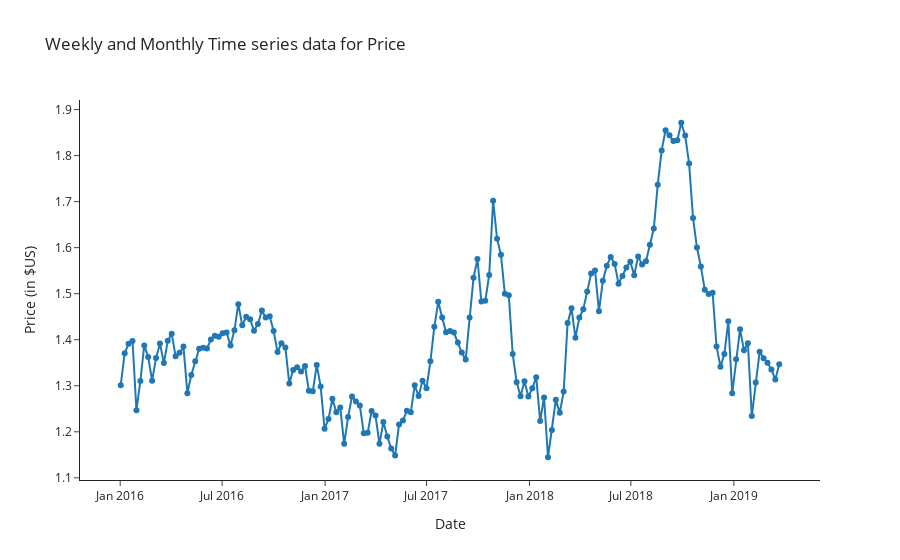

Notebook cell for this chart:
### Markdown cell above
#### Weekly and Monthly time series data for Price Variable

### Code cell
# Create a trace for Price
trace1 = traces(x=df_month.Date, y=df_month.Price,
                mode="lines+markers", name="Price")
# add trace to data
data = [trace1]
# Customize the layout
layout = layouts(title1="Weekly and Monthly Time series data for Price", 
                 title2="Date", 
                 title3="Price (in $US)")
# Create the figure
figure = dict(data=data, layout=layout)
# Plot the figure
iplot(figure)

### Figure 1 — Plotly figure (JSON) as saved in the notebook; plotly's stock layout.template omitted (floating-point values rounded to 4 significant figures; data arrays with more than 128 entries replaced by an {"elided": "..."} marker saying what was removed)
{"data": [{"mode": "lines+markers", "name": "Price", "type": "scatter", "x": {"elided": "169 str values"}, "y": {"elided": "169 float values"}}], "layout": {"hovermode": "closest", "title": {"text": "Weekly and Monthly Time series data for Price"}, "xaxis": {"showgrid": false, "title": {"text": "Date"}}, "yaxis": {"title": {"text": "Price (in $US)"}}}}
